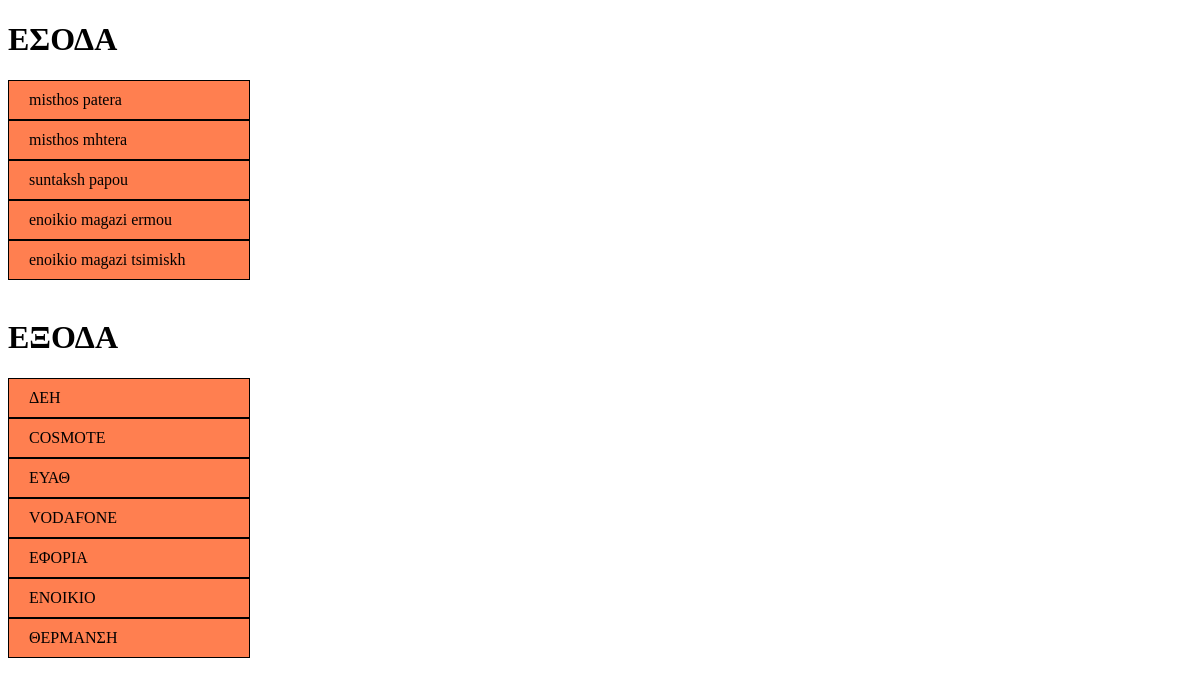
Screenshot of /esodaexoda2/index.php with the database file from the repository.
### tables this page shows
CREATE TABLE `esoda_katathgoria` (
  `esoda_cat_id` int(4) NOT NULL,
  `esoda_kat_onoma` varchar(512) NOT NULL
);

CREATE TABLE `exoda_kat` (
  `exoda_kat_id` int(4) NOT NULL,
  `exoda_kat_name` varchar(512) NOT NULL
);

### esodaexoda2/index.php (the view, shortened to what this page needs)
<?php
	require_once("includes/connection.php");
	$esoda_cat_query="SELECT * FROM esoda_katathgoria";
	mysqli_query($connection,"
    SET NAMES 'utf8'");
	$esoda_cat_recordset=mysqli_query($connection,$esoda_cat_query)
						or die("Σφάλμα στο ερώτημα!!<hr/>".$esoda_cat_query);
	$exoda_cat_query="SELECT * FROM exoda_kat";
	mysqli_query($connection,"
    SET NAMES 'utf8'");
	$exoda_kat_recordset=mysqli_query($connection,$exoda_cat_query)
						or die("Σφάλμα στο ερώτημα!!<hr/>".$exoda_cat_query);
?>
<!DOCTYPE html>
<html>
	<head>
	</head>
	<body>
	<h1>ΕΣΟΔΑ</h1>
	<ul class="cats">
			<?php
				while($esoda_cat_record=mysqli_fetch_assoc($esoda_cat_recordset)){
					?>
					<li>
						<a href="esoda.php?catid=<?=$esoda_cat_record['esoda_cat_id']?>&catname=<?=$esoda_cat_record['esoda_kat_onoma']?>">
							<?=$esoda_cat_record['esoda_kat_onoma']?>
						</a>
					</li>
				<?php }
			?>
		</ul>
		<br>
		<h1>ΕΞΟΔΑ</h1>
		<ul class="cats">
			<?php
				while($exoda_kat_record=mysqli_fetch_assoc($exoda_kat_recordset)){
					?>
					<li>
						<a href="exoda.php?catid=<?=$exoda_kat_record['exoda_kat_id']?>&catname=<?=$exoda_kat_record['exoda_kat_name']?>">
							<?=$exoda_kat_record['exoda_kat_name']?>
						</a>
					</li>
				<?php }
			?>
		</ul>
	</body>
</html>

### esodaexoda2/index.php (style rules this page uses)
.cats { padding:0; margin:0; list-style:none; }
.cats li a { background-color:coral; border:solid 1px; padding:10px 20px; text-decoration:none; color:#000; display:inline-block; width:200px; }

### rows the page displays
esoda_katathgoria: esoda_kat_onoma "misthos patera"
esoda_katathgoria: esoda_kat_onoma "misthos mhtera"
esoda_katathgoria: esoda_kat_onoma "suntaksh papou"
esoda_katathgoria: esoda_kat_onoma "enoikio magazi ermou"
esoda_katathgoria: esoda_kat_onoma "enoikio magazi tsimiskh"
exoda_kat: exoda_kat_name "ΔΕΗ"
exoda_kat: exoda_kat_name "COSMOTE"
exoda_kat: exoda_kat_name "ΕΥΑΘ"
exoda_kat: exoda_kat_name "VODAFONE"
exoda_kat: exoda_kat_name "ΕΦΟΡΙΑ"
exoda_kat: exoda_kat_name "ΕΝΟΙΚΙΟ"
exoda_kat: exoda_kat_name "ΘΕΡΜΑΝΣΗ"
